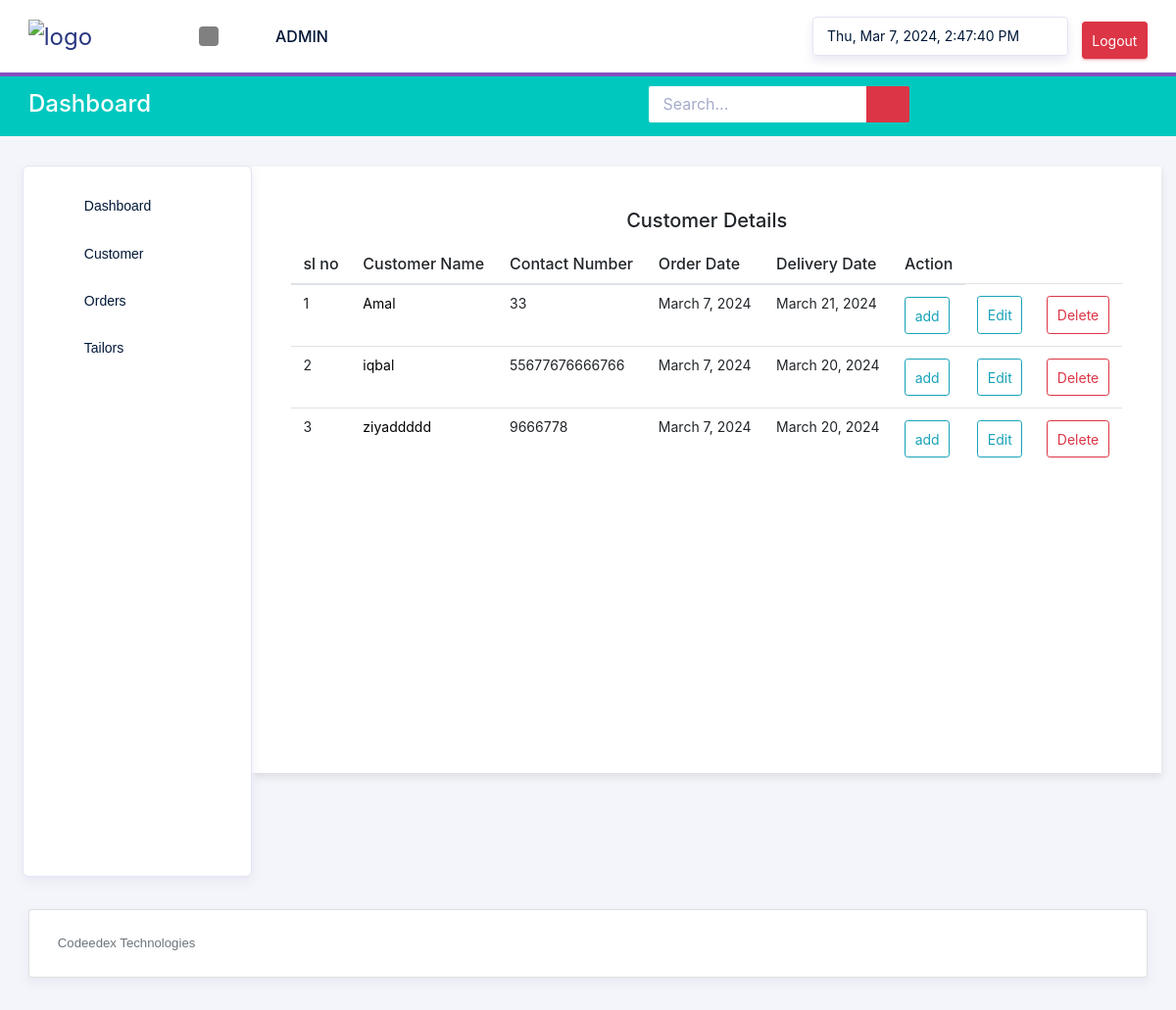
/dashboard/customer_details/, run on the app's committed database.
### dashboard/models.py (models this page shows)
class Customer(models.Model):
    objects = None
    name = models.CharField(max_length=100)
    mobile = models.CharField(max_length=15, unique=False)
    length = models.CharField(max_length=15)
    shoulder = models.CharField(max_length=15)
    cloth = models.CharField(max_length=20, null=True)
    SLEEVE_CHOICES = [
        ('half_sleeve', 'Half Sleeve'),
        ('full_sleeve', 'Full Sleeve'),
    ]
    sleeve_type = models.CharField(
        max_length=15,
        choices=SLEEVE_CHOICES,
        default='half_sleeve',
    )
    sleeve_length = models.CharField(max_length=15)
    neck = models.CharField(max_length=15)
    neck_round = models.CharField(max_length=15,null=True)
    collar = models.CharField(max_length=15,null=True)
    regal = models.CharField(max_length=15)
    loose = models.CharField(max_length=15)
    wrist = models.CharField(max_length=15,null=True)
    pocket = models.CharField(max_length=15)
    CUFF_CHOICES = [
        ('cuff', 'Cuff'),
        ('normal', 'Normal'),
    ]
    cuff_type = models.CharField(
        max_length=10,
        choices=CUFF_CHOICES,
        default='normal',
    )
    cuff_length = models.CharField(max_length=15)
    bottom1 = models.CharField(max_length=50)
    bottom2 = models.CharField(max_length=50)
    BUTTON_CHOICES = [
        ('bayyin_mahfi', 'Bayyin Mahfi'),
        ('zip_mahfi', 'Zip Mahfi'),
        ('mahfi', 'Mahfi'),
        ('button_bayyin', 'Button Bayyin'),
    ]
    button_type = models.CharField(
        max_length=15,
        choices=BUTTON_CHOICES,
    )
    order_date = models.DateField(auto_now_add=True)
    delivery_date = models.DateField()
    tailor = models.ForeignKey(AddTailors, on_delete=models.SET_NULL, null=True)
    description = models.CharField(blank=True, null=True,max_length=100000)
    history = models.TextField(blank=True, null=True)
    bill_number = models.CharField(max_length=15,null=True)
    STATUS_CHOICES = [
        ('assigned', 'Assigned'),
        ('in_progress', 'In Progress'),
        ('completed', 'Completed'),
    ]
    status = models.CharField(
        max_length=20,
        choices=STATUS_CHOICES,
        default='assigned',
    )

### dashboard/views.py (the view)
# urls.py: path("customer_details/", views.customer_details, name="customer_details"),
def customer_details(request):
    cus = Customer.objects.all()
    return render(request, "Customer_Details.html", {"cus": cus})

### dashboard/templates/Customer_details.html (shortened to what this page needs)
{% extends 'dashboard.html' %}
{% block content %}
<div class="container form-container" style="margin-top:1px;">
    <div class="">
        <div class="card-body">
            <h5 style="text-align:center; margin-top:3px;" class="card-title">Customer Details</h5>
            <div class="table-responsive">
                <table class="table">
                    <thead>
                    <tr>
                        <th>sl no</th>
                        <th>Customer Name</th>
                        <th>Contact Number</th>
                        <th>Order Date</th>
                        <th>Delivery Date</th>
                        <th>Action</th>
                    </tr>
                    </thead>
                    <tbody>
                    {% for i in cus %}
                    <tr>
                        <td>{{forloop.counter}}</td>
                        <td>
                            <a href="{% url 'single_customer' customer_id=i.id %}" style="color:black;">{{i.name }}</a>
                        </td>
                        <td>{{ i.mobile }}</td>
                        <td>{{i.order_date}}</td>
                        <td>{{ i.delivery_date }}</td>
                        <td>
                            <form action="{% url 'add_order' dataid=i.id  %}">
                                <button type="submit" class="btn btn-outline-info btn-icon-text btn-sm">
                                    add
                                </button>
                            </form>
                        </td>
                        <td>
                            <form action="{% url 'edit_customer' dataid=i.id %}">
                                <button type="submit" class="btn btn-outline-info btn-icon-text btn-sm">
                                    Edit
                                </button>
                            </form>
                        </td>
                        <td>
                            <form action="{% url 'customerdlt' dlt=i.id %}" method="post"
                                  onsubmit="return confirm('Are you sure you want to delete this Customer?');">
                                <button type="submit" class="btn btn-outline-danger btn-icon-text btn-sm">
                                    Delete
                                </button>
                            </form>
                        </td>
                    </tr>
                    {% endfor %}
                    </tbody>
                </table>
            </div>
        </div>
    </div>
</div>
</div>
</div>
{% endblock %}

### dashboard/templates/Customer_details.html (style rules this page uses)
body { background-color: #f8f9fa; }
.form-container { max-width: 1200px; margin: 35px auto; padding: 20px; background-color: #fff; box-shadow: 0 4px 8px rgba(0, 0, 0, 0.1); margin-bottom: 100px; height: 619px; overflow-y: auto; }

### data on the page
Customer: name "Amal", mobile "33", order_date "March 7, 2024", delivery_date "March 21, 2024"
Customer: name "iqbal", mobile "55677676666766", order_date "March 7, 2024", delivery_date "March 20, 2024"
Customer: name "ziyaddddd", mobile "9666778", order_date "March 7, 2024", delivery_date "March 20, 2024"
